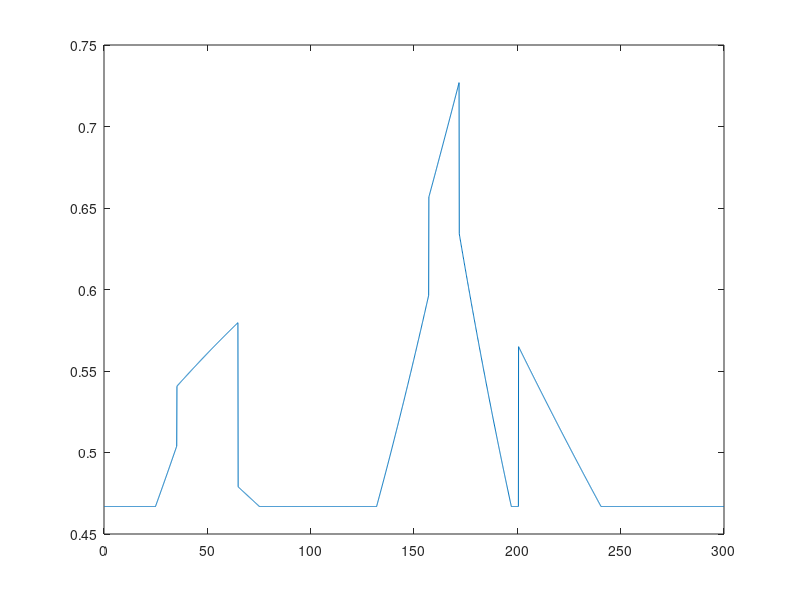

This figure's MATLAB source:
%generates a random mission profile, staying at a random height for a
%random duration for a given amount of time

clear 
clc

altitudes = zeros(2,3000); %change the latter to change the duration of the mission, altitude commands are in .1 second intervals.

rand_scale  = 1.1; %scale-down to ensure that the ramps don't exceed max height
rand_length = 400; %length of random ramps

alt_change_probability = 200; %1/probability of a step altitue change - higher = less of a chance

rigHeight = 1.7; %test rig height
rigHeight = rigHeight/rand_scale; %; implementing the scaling 


alt0 = rand*rigHeight;
oldAlt = alt0;

for i =1:length(altitudes) %180 second mission with a new altitude command every .1s
    
    altitudes(1,i) = i/10; %timestep of 0.1s
    
    num = randi([1 1500]);
    if num == 2
        newAlt = rand*1.4;
        oldAlt = newAlt;
        altitudes(2,i) = newAlt;
    else
        altitudes(2,i) = oldAlt;
    end
end

random_ramps_up   = linspace(1,1.1,rand_length);
random_ramps_down = linspace(1.1,1,rand_length);


random_set = ones(1,length(altitudes));


for i = 1:5 %change the max index if you want more ramps and vice versa
    seed = randi([0 length(altitudes)-rand_length]); %random number between 0 and end of array - length of ramp imputs
    if randi([1 2]) == 1 %equal probability of generating an up or a down ramp
        random_set(seed:seed+rand_length-1) = random_ramps_up;
    else
        random_set(seed:seed+rand_length-1) = random_ramps_down;
    end
    altitudes(2,:) = random_set.*altitudes(2,:); %multiplies random ramps with the previously generated steps to create a convincing mission profile
end

plot(altitudes(1,:), altitudes(2,:))
        
save('advanced_missionProfile.mat','altitudes')

%timeSeries = timeseries(altitudes(:,2),altitudes(:,1));
    